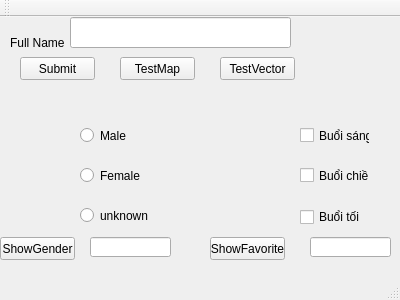
<?xml version="1.0" encoding="UTF-8"?>
<ui version="4.0">
 <class>MainWindow</class>
 <widget class="QMainWindow" name="MainWindow">
  <property name="geometry">
   <rect>
    <x>0</x>
    <y>0</y>
    <width>400</width>
    <height>300</height>
   </rect>
  </property>
  <property name="windowTitle">
   <string>MainWindow</string>
  </property>
  <widget class="QWidget" name="centralWidget">
   <widget class="QLineEdit" name="FullNameLine">
    <property name="geometry">
     <rect>
      <x>70</x>
      <y>0</y>
      <width>221</width>
      <height>31</height>
     </rect>
    </property>
    <property name="whatsThis">
     <string>&lt;html&gt;&lt;head/&gt;&lt;body&gt;&lt;p align=&quot;center&quot;&gt;&lt;br/&gt;&lt;/p&gt;&lt;/body&gt;&lt;/html&gt;</string>
    </property>
   </widget>
   <widget class="QLabel" name="FullNameLabel">
    <property name="geometry">
     <rect>
      <x>10</x>
      <y>10</y>
      <width>61</width>
      <height>31</height>
     </rect>
    </property>
    <property name="text">
     <string>Full Name</string>
    </property>
   </widget>
   <widget class="QPushButton" name="pushButton">
    <property name="geometry">
     <rect>
      <x>20</x>
      <y>40</y>
      <width>75</width>
      <height>23</height>
     </rect>
    </property>
    <property name="text">
     <string>Submit</string>
    </property>
   </widget>
   <widget class="QPushButton" name="TestMapBtn">
    <property name="geometry">
     <rect>
      <x>120</x>
      <y>40</y>
      <width>75</width>
      <height>23</height>
     </rect>
    </property>
    <property name="text">
     <string>TestMap</string>
    </property>
   </widget>
   <widget class="QPushButton" name="TestVectorBtn">
    <property name="geometry">
     <rect>
      <x>220</x>
      <y>40</y>
      <width>75</width>
      <height>23</height>
     </rect>
    </property>
    <property name="text">
     <string>TestVector</string>
    </property>
   </widget>
   <widget class="QRadioButton" name="MaleRadioBtn">
    <property name="geometry">
     <rect>
      <x>80</x>
      <y>110</y>
      <width>82</width>
      <height>17</height>
     </rect>
    </property>
    <property name="text">
     <string>Male</string>
    </property>
   </widget>
   <widget class="QRadioButton" name="FemaleRadioBtn">
    <property name="geometry">
     <rect>
      <x>80</x>
      <y>150</y>
      <width>82</width>
      <height>17</height>
     </rect>
    </property>
    <property name="text">
     <string>Female</string>
    </property>
   </widget>
   <widget class="QRadioButton" name="unknownRadioBtn">
    <property name="geometry">
     <rect>
      <x>80</x>
      <y>190</y>
      <width>82</width>
      <height>17</height>
     </rect>
    </property>
    <property name="text">
     <string>unknown</string>
    </property>
   </widget>
   <widget class="QPushButton" name="showGenderBtn">
    <property name="geometry">
     <rect>
      <x>0</x>
      <y>220</y>
      <width>75</width>
      <height>23</height>
     </rect>
    </property>
    <property name="text">
     <string>ShowGender</string>
    </property>
   </widget>
   <widget class="QLineEdit" name="GenderLineEdit">
    <property name="geometry">
     <rect>
      <x>90</x>
      <y>220</y>
      <width>81</width>
      <height>20</height>
     </rect>
    </property>
   </widget>
   <widget class="QCheckBox" name="MorningCheckBox">
    <property name="geometry">
     <rect>
      <x>300</x>
      <y>110</y>
      <width>70</width>
      <height>17</height>
     </rect>
    </property>
    <property name="text">
     <string>Buổi sáng</string>
    </property>
   </widget>
   <widget class="QCheckBox" name="AfternoonCheckBox">
    <property name="geometry">
     <rect>
      <x>300</x>
      <y>150</y>
      <width>70</width>
      <height>17</height>
     </rect>
    </property>
    <property name="text">
     <string>Buổi chiều</string>
    </property>
   </widget>
   <widget class="QCheckBox" name="EveningCheckBox">
    <property name="geometry">
     <rect>
      <x>300</x>
      <y>190</y>
      <width>70</width>
      <height>20</height>
     </rect>
    </property>
    <property name="text">
     <string>Buổi tối</string>
    </property>
   </widget>
   <widget class="QPushButton" name="ShowFavoriteBtn">
    <property name="geometry">
     <rect>
      <x>210</x>
      <y>220</y>
      <width>75</width>
      <height>23</height>
     </rect>
    </property>
    <property name="text">
     <string>ShowFavorite</string>
    </property>
   </widget>
   <widget class="QLineEdit" name="ShowPeriodLineEdit">
    <property name="geometry">
     <rect>
      <x>310</x>
      <y>220</y>
      <width>81</width>
      <height>20</height>
     </rect>
    </property>
   </widget>
  </widget>
  <widget class="QMenuBar" name="menuBar">
   <property name="geometry">
    <rect>
     <x>0</x>
     <y>0</y>
     <width>400</width>
     <height>21</height>
    </rect>
   </property>
  </widget>
  <widget class="QToolBar" name="mainToolBar">
   <attribute name="toolBarArea">
    <enum>TopToolBarArea</enum>
   </attribute>
   <attribute name="toolBarBreak">
    <bool>false</bool>
   </attribute>
  </widget>
  <widget class="QStatusBar" name="statusBar"/>
 </widget>
 <layoutdefault spacing="6" margin="11"/>
 <resources/>
 <connections/>
</ui>
